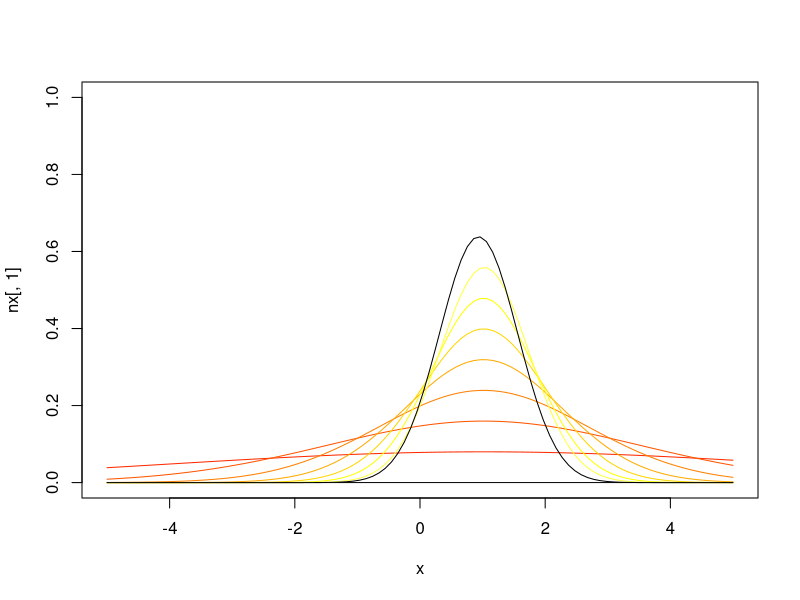

Recreate this plot in R.
## bayes updaing with normal distribution

# setup paramters
sim <- 9
n <- 100
x <- seq(-5, 5, length=n)

# Vectors to store results

std      <- array(0, dim = c(sim, 1))
mu      <- array(0, dim = c(sim, 1))
rho      <- array(0, dim = c(sim, 1))
alpha      <- array(0, dim = c(sim, 1))
nx      <- array(0, dim = c(n, sim))


# prior
mu[1] <- 1
std[1] <- 5000
rho[1] <- 1/std[1]
nx[,1] <- dnorm(x,mean=mu[1],sd=std[1]) 

b <- dnorm(x,mean=mu[1],sd=std[1])
# Signal1 
std.err <- 5
rho.err <- 1/std.err
err <- dnorm(1,mean=10,sd=1/rho.err)
s<- 1+err  #signal
alpha[1] <- rho[1]/(rho.err)

# Update1

for (i in 2:sim) {
std[i] <- 1/(rho[i-1]+rho.err)
rho[i] <- 1/std[i]
alpha[i] <- rho[i]/(rho.err)
mu[i] <- alpha[i]*s+(1-alpha[i])*mu[i-1]
nx[,i] <- dnorm(x,mean=mu[i],sd=std[i])
}
# plot
rain <- heat.colors(sim)
plot(x,nx[,1], type="l", lwd=1, ylim=c(0, 1))
for (i in 2:sim) {
  if (i==sim){
    lines(x,nx[,i], type="l", lwd=1,col="black")
  } else if (i<sim) {
    lines(x,nx[,i], type="l", lwd=1,col=rain[i])
  }
}

